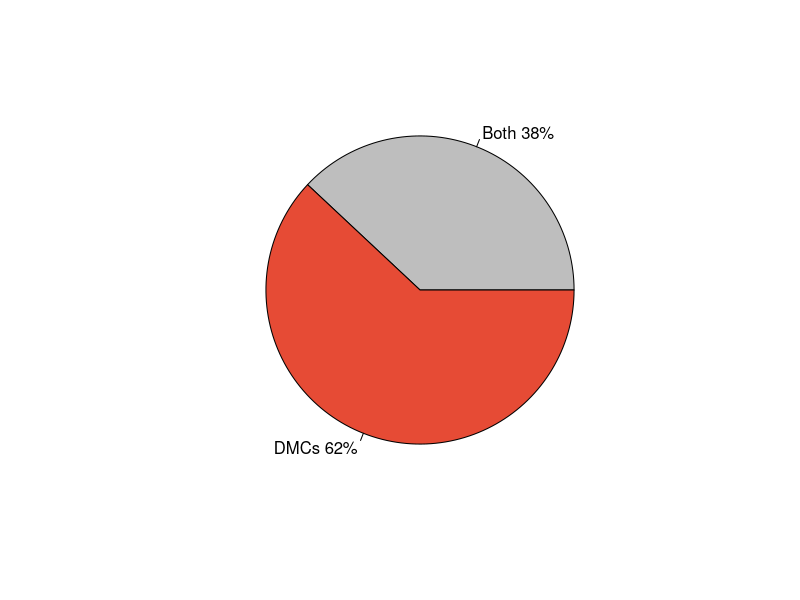

Source code (R):
# Pie Chart with Percentages
slices <- c(6878-4263, 4263)
lbls <- c("Both","DMCs")
pct <- round(slices/sum(slices)*100)
lbls <- paste(lbls, pct) # add percents to labels
lbls <- paste(lbls,"%",sep="") # ad % to labels
pdf("pie_cancer_t2t.pdf",width = 4.4,height = 4.4)
g<-pie(slices,labels = lbls, col=c("grey","#E64B35"))
dev.off()